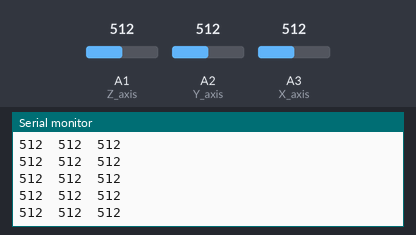
Simulated run of this sketch. Board: Arduino Uno, built with avr-gcc and run on an emulated ATmega328P. Shown: the last lines printed to the serial monitor. The test bench sets the inputs (shaded band); at power-on: A1 (Z_axis) = 512, A2 (Y_axis) = 512, A3 (X_axis) = 512.

Above: at 9.7 s.
9.8 s: A1 (Z_axis) set to 106
At 9.88 s:
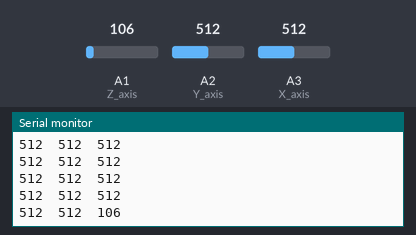
12.8 s: A1 (Z_axis) set to 94
At 12.8 s:
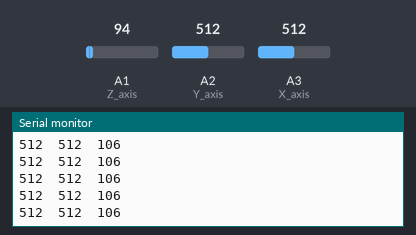
Timing chart, 0 to 15.3 s (numbered marks = the images above; inputs shaded):
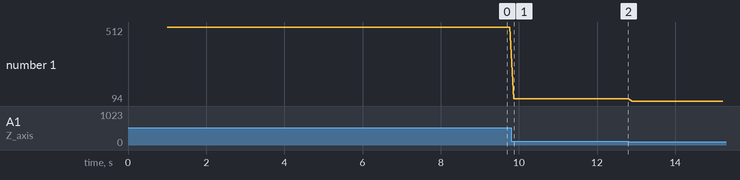

Measured:
- after the input at 9.8 s, the serial monitor: prints a new line after 0.07 s (image 1)
- plotted number 1: 512 → 106 after the input at 9.8 s, 106 → 94 after the input at 12.8 s

The sketch:

ADXL335.ino
```cpp
int X_axis = A3;
int Y_axis = A2;
int Z_axis = A1;

int x, y, z;

void setup() {
  // put your setup code here, to run once:
  analogReference(EXTERNAL);  //using Vref as ref not 5v


  Serial.begin(9600);

  delay(1000);
}

void loop() {
  // put your main code here, to run repeatedly:

  x = analogRead(X_axis);  // read analog input pin 0
  y = analogRead(Y_axis);  // read analog input pin 1
  z = analogRead(Z_axis);  // read analog input pin 1

  Serial.print(x);     // print the raw value in the X axis
  Serial.print("\t");  // prints a tab between the numbers
  Serial.print(y);     // print the raw value in the Y axis
  Serial.print("\t");  // prints a tab between the numbers
  Serial.print(z);     // print the raw value in the Z axis
  Serial.println();

  delay(100);  // wait 100ms for next reading
}
```
